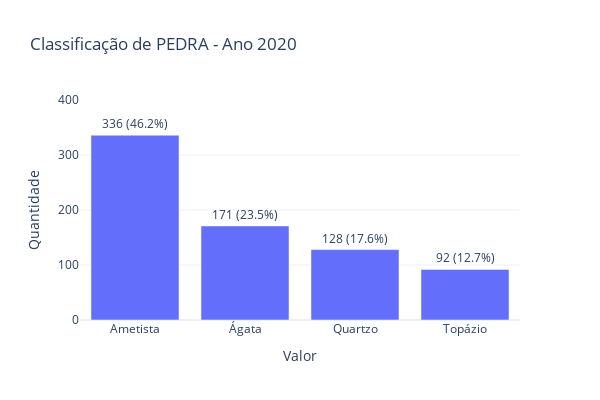
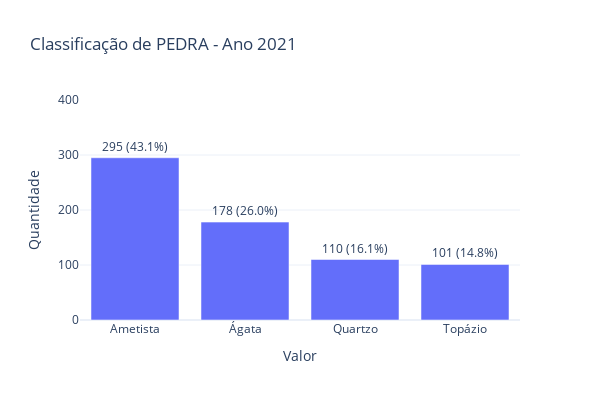
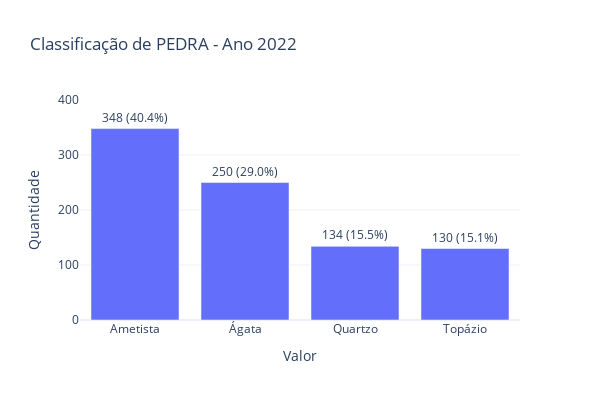

The notebook cell saved with these charts, in order:
### Code cell
# Lista de valores válidos
valores_validos = ['Ametista', 'Quartzo', 'Topázio', 'Ágata']

# Filtrar os dados para apenas valores válidos

anos = ['2020', '2021', '2022']

for ano in anos:
    # Filtrar por ano
    data_ano = pedra[pedra['ANO'] == ano]
    
    if data_ano.empty:
        print(f"Nenhum dado válido encontrado para o ano {ano}")
        continue
    
    # Contar valores
    valores = data_ano['VALOR'].value_counts()
    total = valores.sum()  # Total de ocorrências para calcular o percentual
    
    # Preparar os dados para o gráfico
    df_plot = valores.reset_index()
    df_plot.columns = ['Valor', 'Quantidade']
    df_plot['Percentual'] = df_plot['Quantidade'] / total * 100
    
    # Criar o gráfico com px
    fig = px.bar(
        df_plot,
        x='Valor',
        y='Quantidade',
        text=df_plot.apply(lambda row: f"{row['Quantidade']} ({row['Percentual']:.1f}%)", axis=1),
        title=f"Classificação de PEDRA - Ano {ano}",
        labels={'Quantidade': 'Quantidade'},
        template='plotly_white'
    )
    
    # Ajustar o layout
    fig.update_traces(textposition='outside')  # Mostrar rótulos fora das barras
    fig.update_layout(
        height=400,
        width=600,
        yaxis=dict(range=[0, 400]),  # Padronizar o eixo Y
    )
    
    # Mostrar o gráfico
    fig.show()

    fig.write_html(f'../reports/figures/pedra_{ano}.html')

### Figure 1 — Plotly figure (JSON) as saved in the notebook; plotly's stock layout.template omitted (floating-point values rounded to 4 significant figures)
{"data": [{"alignmentgroup": "True", "hovertemplate": "Valor=%{x}<br>Quantidade=%{y}<br>text=%{text}<extra></extra>", "legendgroup": "", "marker": {"color": "#636efa", "pattern": {"shape": ""}}, "name": "", "offsetgroup": "", "orientation": "v", "showlegend": false, "text": ["336 (46.2%)", "171 (23.5%)", "128 (17.6%)", "92 (12.7%)"], "textposition": "outside", "type": "bar", "x": ["Ametista", "Ágata", "Quartzo", "Topázio"], "xaxis": "x", "y": [336, 171, 128, 92], "yaxis": "y"}], "layout": {"barmode": "relative", "height": 400, "legend": {"tracegroupgap": 0}, "title": {"text": "Classificação de PEDRA - Ano 2020"}, "width": 600, "xaxis": {"anchor": "y", "domain": [0, 1], "title": {"text": "Valor"}}, "yaxis": {"anchor": "x", "domain": [0, 1], "range": [0, 400], "title": {"text": "Quantidade"}}}}

### Figure 2 — Plotly figure (JSON) as saved in the notebook; plotly's stock layout.template omitted (floating-point values rounded to 4 significant figures)
{"data": [{"alignmentgroup": "True", "hovertemplate": "Valor=%{x}<br>Quantidade=%{y}<br>text=%{text}<extra></extra>", "legendgroup": "", "marker": {"color": "#636efa", "pattern": {"shape": ""}}, "name": "", "offsetgroup": "", "orientation": "v", "showlegend": false, "text": ["295 (43.1%)", "178 (26.0%)", "110 (16.1%)", "101 (14.8%)"], "textposition": "outside", "type": "bar", "x": ["Ametista", "Ágata", "Quartzo", "Topázio"], "xaxis": "x", "y": [295, 178, 110, 101], "yaxis": "y"}], "layout": {"barmode": "relative", "height": 400, "legend": {"tracegroupgap": 0}, "title": {"text": "Classificação de PEDRA - Ano 2021"}, "width": 600, "xaxis": {"anchor": "y", "domain": [0, 1], "title": {"text": "Valor"}}, "yaxis": {"anchor": "x", "domain": [0, 1], "range": [0, 400], "title": {"text": "Quantidade"}}}}

### Figure 3 — Plotly figure (JSON) as saved in the notebook; plotly's stock layout.template omitted (floating-point values rounded to 4 significant figures)
{"data": [{"alignmentgroup": "True", "hovertemplate": "Valor=%{x}<br>Quantidade=%{y}<br>text=%{text}<extra></extra>", "legendgroup": "", "marker": {"color": "#636efa", "pattern": {"shape": ""}}, "name": "", "offsetgroup": "", "orientation": "v", "showlegend": false, "text": ["348 (40.4%)", "250 (29.0%)", "134 (15.5%)", "130 (15.1%)"], "textposition": "outside", "type": "bar", "x": ["Ametista", "Ágata", "Quartzo", "Topázio"], "xaxis": "x", "y": [348, 250, 134, 130], "yaxis": "y"}], "layout": {"barmode": "relative", "height": 400, "legend": {"tracegroupgap": 0}, "title": {"text": "Classificação de PEDRA - Ano 2022"}, "width": 600, "xaxis": {"anchor": "y", "domain": [0, 1], "title": {"text": "Valor"}}, "yaxis": {"anchor": "x", "domain": [0, 1], "range": [0, 400], "title": {"text": "Quantidade"}}}}
